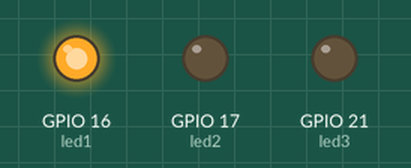
The sketch below on a simulated ESP32. On the bench: output pins drawn as LEDs (lit = HIGH).

Above: at 0.05 s.
At 1.45 s:
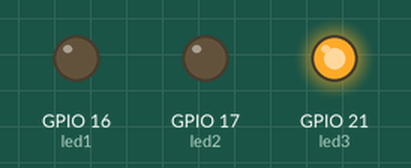
At 2.75 s:
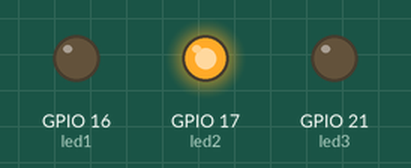
Timing chart, 0 to 3.0 s (numbered marks = the images above):
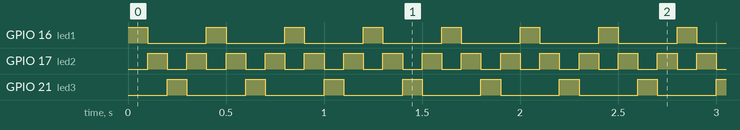

The sketch:

esp32_led.ino
```cpp
const int led1 = 16;
const int led2 = 17;
const int led3 = 21;
int t = 100;

int only_light(int ledOn, int ledOut1, int ledOut2) {
  digitalWrite(ledOn, HIGH);
  digitalWrite(ledOut1, LOW);
  digitalWrite(ledOut2, LOW);
}

void setup() {
  pinMode(led1, OUTPUT);
  pinMode(led2, OUTPUT);
  pinMode(led3, OUTPUT);
}

void loop() {

  only_light(led1, led2, led3);
  delay(t);
  only_light(led2, led1, led3);
  delay(t);
  only_light(led3, led1, led2);
  delay(t);
  only_light(led2, led1, led3);
  delay(t);

}
```

Measured:
- by itself, GPIO 16 (led1), GPIO 21 (led3): alternates HIGH for 0.10 s and LOW for 0.30 s
- by itself, GPIO 17 (led2): alternates HIGH for 0.10 s and LOW for 0.10 s
